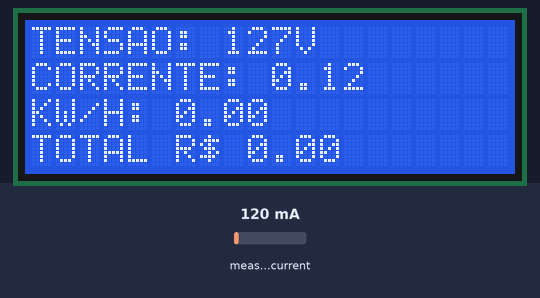
The sketch below on a simulated Arduino Uno, built with avr-gcc and run on an emulated ATmega328P. Parts: 20×4 character LCD. Inputs (shaded band) come from the test bench; at power-on: measured current 120 mA.

Above: at 1.2 s.
1.3 s: measured current set to 40 mA
At 2.6 s:
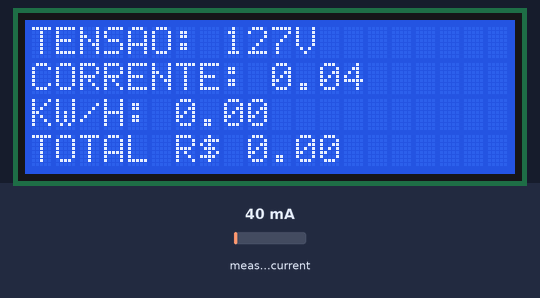
3.0 s: measured current set to 500 mA
At 4.9 s:
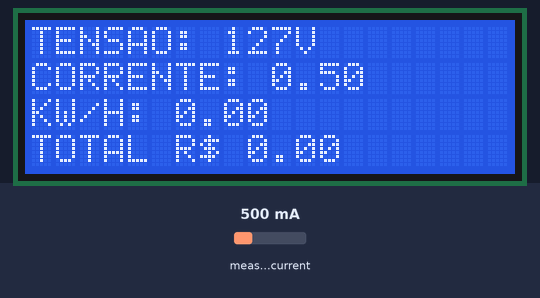
5.3 s: measured current set to 1000 mA
At 6.9 s:
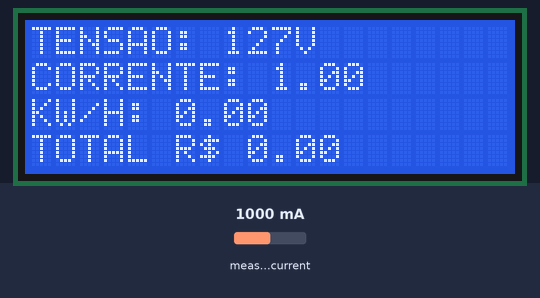
Timing chart, 0 to 8.4 s (numbered marks = the images above; inputs shaded):
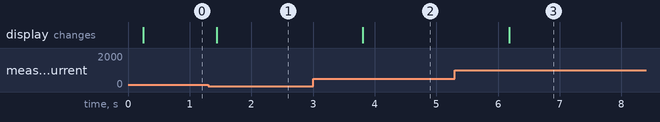

Measured:
- after the input at 1.3 s, the display: changes after 0.14 s (image 1)
- after the input at 3.0 s, the display: changes after 0.81 s (image 2)
- after the input at 5.3 s, the display: changes after 0.88 s (image 3)

The sketch:

eletroposto.ino
```cpp
#include <LiquidCrystal.h>
#include "EmonLib.h"
#include <SPI.h>
EnergyMonitor emon1;

LiquidCrystal lcd(2,3,4,6,7,8,9,10,11,12,13);

//Tensao da rede eletrica
int rede = 127.0;

//Pino do sensor SCT
int pino_sct = A1;

unsigned long tempoLigado = 0;
double kwh = 0;

double tarifa = 1.14;
double taxaLucro = 50;
double totalPagar = 0;

void setup() {

  Serial.begin(115200);

  //Pino, calibracao - Cur Const= Ratio/BurdenR. 2000/35 = 57
  emon1.current(pino_sct, 57);
  //Ajuste iniciais display
  lcd.begin(20,4);

}

void loop() {

  unsigned long timer = millis();
  double irms = emon1.calcIrms(1480);

  lcd.setCursor(0,0);
  lcd.print("TENSAO:");

  lcd.setCursor(8,0);
  lcd.print(rede);

  lcd.setCursor(11,0);
  lcd.print("V");

  lcd.setCursor(0,1);
  lcd.print("CORRENTE:");

  lcd.setCursor(10,1);
  lcd.print(irms);

  if (irms < 5) {
    if (kwh > 0) {
      delay(10000);
    }
    tempoLigado = 0;
  }

  lcd.setCursor(0,2);
  lcd.print("KW/H:");

  kwh = (irms*rede*tempoLigado) / 1000;
  lcd.setCursor(6,2);
  lcd.print(kwh);

  lcd.setCursor(0,3);
  lcd.print("TOTAL R$");

  totalPagar = (kwh * tarifa) + (((kwh * tarifa) * taxaLucro) / 100);
  lcd.setCursor(9,3);
  lcd.print(totalPagar);

  tempoLigado += 1;
  delay(1000);

}
```
